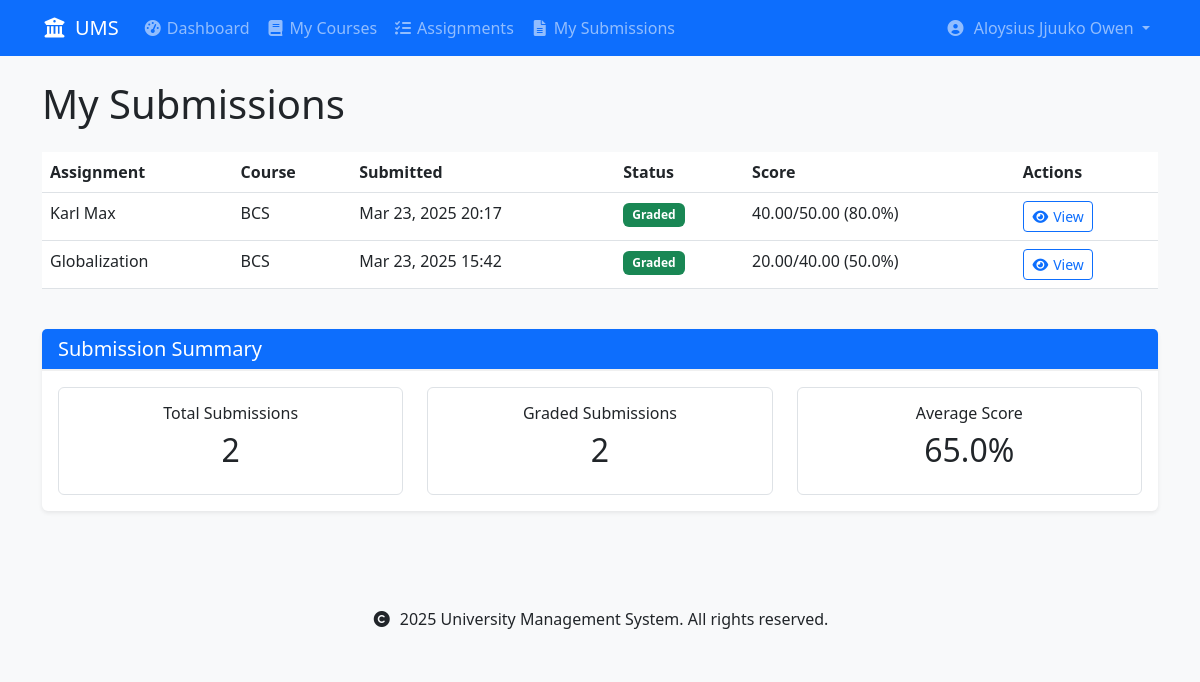
The page /assignments/my-submissions/ (signed in) on the database as committed earlier.
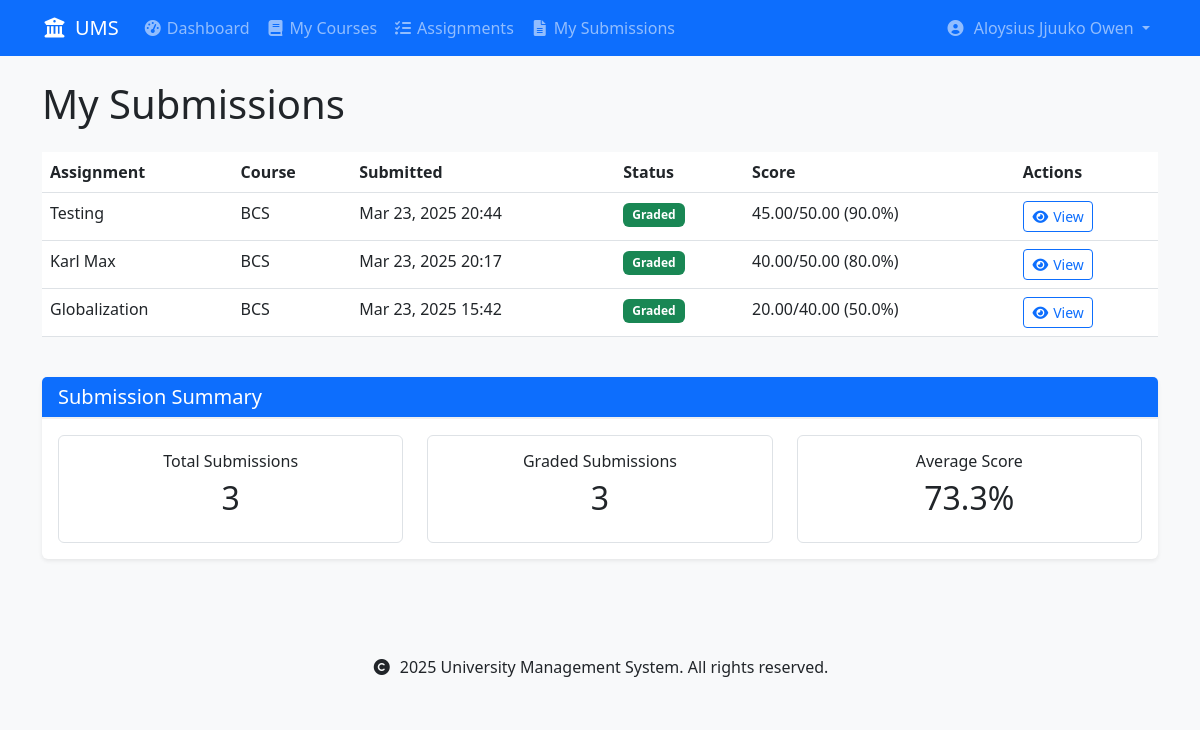
The same page on the database as committed later.
### assignments/models.py (models this page shows, shortened)
class Submission(models.Model):
    assignment = models.ForeignKey(
        Assignment,
        on_delete=models.CASCADE,
        related_name='submissions'
    )
    student = models.ForeignKey(
        settings.AUTH_USER_MODEL,
        on_delete=models.CASCADE,
        related_name='submissions',
        limit_choices_to={'user_type': 'student'}
    )
    content = models.TextField(
        help_text="Your response to the assignment",
        blank=True
    )
    file = models.FileField(
        upload_to=submission_file_path,
        null=True,
        blank=True,
        help_text="Upload your assignment file (PDF format only)",
    )
    submitted_at = models.DateTimeField(auto_now_add=True)
    marks = models.DecimalField(
        max_digits=5,
        decimal_places=2,
        null=True,
        blank=True,
        validators=[MinValueValidator(0)]
    )
    feedback = models.TextField(blank=True)
    graded_by = models.ForeignKey(
        settings.AUTH_USER_MODEL,
        on_delete=models.SET_NULL,
        null=True,
        blank=True,
        related_name='graded_submissions',
        limit_choices_to={'user_type': 'lecturer'}
    )
    graded_at = models.DateTimeField(null=True, blank=True)
    class Meta:
        unique_together = ['assignment', 'student']
        ordering = ['-submitted_at']
    def is_late(self):
        return self.submitted_at > self.assignment.due_date

class Assignment(models.Model):
    title = models.CharField(max_length=200)
    course = models.ForeignKey(
        'courses.Course',
        on_delete=models.CASCADE,
        related_name='assignments'
    )
    description = models.TextField()
    due_date = models.DateTimeField()
    total_marks = models.DecimalField(
        max_digits=5,
        decimal_places=2,
        validators=[MinValueValidator(0)]
    )
    created_at = models.DateTimeField(auto_now_add=True)
    created_by = models.ForeignKey(
        settings.AUTH_USER_MODEL,
        on_delete=models.CASCADE,
        related_name='created_assignments'
    )
    class Meta:
        ordering = ['-due_date']

### courses/models.py (models this page shows, shortened)
class Course(models.Model):
    code = models.CharField(max_length=10, unique=True)
    name = models.CharField(max_length=100)
    department = models.ForeignKey(
        'schools.Department',
        on_delete=models.CASCADE,
        related_name='courses'
    )
    lecturer = models.ForeignKey(
        settings.AUTH_USER_MODEL,
        on_delete=models.SET_NULL,  # Changed from CASCADE to SET_NULL
        related_name='courses_teaching',
        limit_choices_to={'user_type': 'lecturer'},
        null=True  # Allow null for existing records
    )
    description = models.TextField(blank=True)
    credits = models.PositiveIntegerField(
        validators=[MinValueValidator(1), MaxValueValidator(6)],
        default=3  # Default number of credits
    )
    is_active = models.BooleanField(default=True)
    created_at = models.DateTimeField(auto_now_add=True)
    updated_at = models.DateTimeField(auto_now=True)
    class Meta:
        ordering = ['department', 'code']
        unique_together = ['department', 'code']

### assignments/views.py (the view)
# urls.py: path('my-submissions/', views.my_submissions, name='my_submissions'),
@login_required
def my_submissions(request):
    if not request.user.is_student():
        messages.error(request, 'Only students can view their submissions.')
        return redirect('home')
    submissions = request.user.submissions.select_related(
        'assignment',
        'assignment__course'
    ).order_by('-submitted_at')
    return render(request, 'assignments/my_submissions.html', {
        'submissions': submissions
    })

### accounts/models.py (called while the page is built)
    def is_student(self):
        return self.user_type == 'student'

### core/templatetags/custom_filters.py (called while the page is built)
@register.filter
def calculate_percentage(value, total):
    try:
        return round((float(value) / float(total)) * 100, 1)
    except (ValueError, ZeroDivisionError, TypeError):
        return 0

@register.filter
def graded_count(submissions):
    if isinstance(submissions, QuerySet):
        return submissions.exclude(marks__isnull=True).count()
    return sum(1 for sub in submissions if sub.marks is not None)

@register.filter
def average_score(submissions):
    if not submissions:
        return None
    graded = [sub for sub in submissions if sub.marks is not None]
    if not graded:
        return None
    percentages = [
        (sub.marks / sub.assignment.total_marks) * 100
        for sub in graded
    ]
    return sum(percentages) / len(percentages)

### templates/assignments/my_submissions.html (shortened to what this page needs)
{% extends 'base.html' %}
{% load custom_filters %}
{% block content %}
<div class="container">
    <h1 class="mb-4">My Submissions</h1>
    {% if submissions %}
        <div class="table-responsive">
            <table class="table table-hover">
                <thead>
                    <tr>
                        <th>Assignment</th>
                        <th>Course</th>
                        <th>Submitted</th>
                        <th>Status</th>
                        <th>Score</th>
                        <th>Actions</th>
                    </tr>
                </thead>
                <tbody>
                    {% for submission in submissions %}
                        <tr>
                            <td>{{ submission.assignment.title }}</td>
                            <td>{{ submission.assignment.course.code }}</td>
                            <td>
                                {{ submission.submitted_at|date:"M d, Y H:i" }}
                            </td>
                            <td>
                                {% if submission.marks %}
                                    <span class="badge bg-success">Graded</span>
                                {% else %}
                                    <span class="badge bg-info">Submitted</span>
                                {% endif %}
                            </td>
                            <td>
                                {% if submission.marks %}
                                    {{ submission.marks }}/{{ submission.assignment.total_marks }}
                                    ({{ submission.marks|calculate_percentage:submission.assignment.total_marks }}%)
                                {% else %}
                                    <span class="text-muted">Pending</span>
                                {% endif %}
                            </td>
                            <td>
                                <div class="btn-group">
                                    <a href="{% url 'assignments:submission_detail' submission.id %}"
                                       class="btn btn-sm btn-outline-primary">
                                        <i class="fas fa-eye me-1"></i>View
                                    </a>
                                </div>
                            </td>
                        </tr>
                    {% endfor %}
                </tbody>
            </table>
        </div>
        <div class="card mt-4">
            <div class="card-header bg-primary text-white">
                <h5 class="card-title mb-0">Submission Summary</h5>
            </div>
            <div class="card-body">
                <div class="row">
                    <div class="col-md-4">
                        <div class="border rounded p-3 text-center">
                            <h6>Total Submissions</h6>
                            <h2>{{ submissions|length }}</h2>
                        </div>
                    </div>
                    <div class="col-md-4">
                        <div class="border rounded p-3 text-center">
                            <h6>Graded Submissions</h6>
                            <h2>{{ submissions|graded_count }}</h2>
                        </div>
                    </div>
                    <div class="col-md-4">
                        <div class="border rounded p-3 text-center">
                            <h6>Average Score</h6>
                            <h2>
                                {% with avg=submissions|average_score %}
                                    {% if avg %}
                                        {{ avg|floatformat:1 }}%
                                    {% else %}
                                        N/A
                                    {% endif %}
                                {% endwith %}
                            </h2>
                        </div>
                    </div>
                </div>
            </div>
        </div>
    {% endif %}
</div>
{% endblock %}

Rows that differ between the two databases and show on the page:
added Submission: assignment "Testing", assignment.course.code "BCS", submitted_at "Mar 23, 2025 20:44", shows "Graded", marks "45.00", assignment.total_marks "50.00", marks|calculate_percentage "90.0"
Other text that changed with them:
{{ submissions|length }}: "2" → "3"
{{ submissions|graded_count }}: "2" → "3"
{{ avg|floatformat:1 }}: "65.0" → "73.3"
